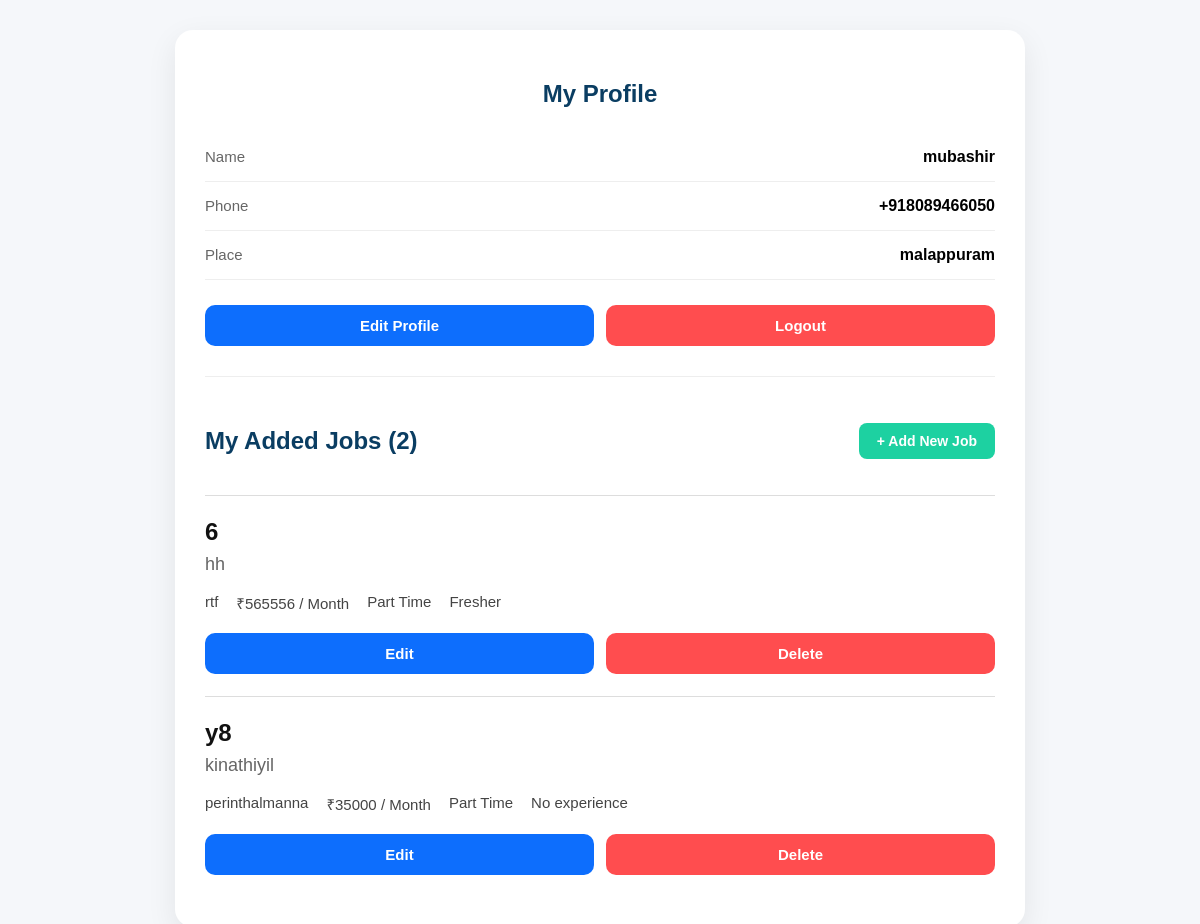
Screenshot of /profile/ (signed in) with the database file from the repository.
### myapp/models.py (models this page shows, shortened)
class Profile(models.Model):
    user = models.OneToOneField(
        User,
        on_delete=models.CASCADE,
        related_name="profile",
    )
    phone = models.CharField(
        max_length=15,
        unique=True,
        validators=[phone_validator],
    )
    full_name = models.CharField(
        max_length=150,
        blank=True,
    )
    district = models.CharField(
        max_length=100,
        blank=True,
    )
    profile_completed = models.BooleanField(
        default=False,
    )
    created_at = models.DateTimeField(
        auto_now_add=True,
    )
    updated_at = models.DateTimeField(
        auto_now=True,
    )
    class Meta:
        ordering = ["-created_at"]

class Job(models.Model):
    owner = models.ForeignKey(
        User,
        on_delete=models.CASCADE,
        related_name="jobs",
        null=True,
        blank=True,
    )
    shop_name = models.CharField(
        max_length=150,
    )
    title = models.CharField(
        max_length=150,
    )
    category = models.ForeignKey(
        Category,
        on_delete=models.PROTECT,
        related_name="jobs",
        null=True,
        blank=True,
    )
    experience = models.CharField(
        max_length=100,
        default="Fresher",
    )
    work_time = models.CharField(
        max_length=100,
    )
    gender = models.CharField(max_length=20, default="Any")
    education = models.CharField(max_length=50, default="Any")
    age_limit = models.CharField(
        max_length=50,
        blank=True,
    )
    location = models.CharField(
        max_length=100,
    )
    salary = models.CharField(
        max_length=100,
    )
    phone = models.CharField(
        max_length=15,
        validators=[phone_validator],
    )
    description = models.TextField(
        blank=True,
    )
    is_verified = models.BooleanField(
        default=True,
    )
    owner_name = models.CharField(
        max_length=150,
        blank=True
    )
    created_at = models.DateTimeField(
        auto_now_add=True,
    )
    class Meta:
        ordering = ["-created_at"]

### myapp/views.py (the view)
# urls.py: path("profile/", views.profile, name="profile"),
@login_required(login_url="login")
def profile(request):
    jobs = (
        Job.objects
        .filter(owner=request.user)
        .select_related("category")
        .order_by("-id")
    )
    return render(
        request,
        "profile.html",
        {
            "jobs": jobs,
        },
    )

### templates/profile.html (shortened to what this page needs)
{% load static %}
<!DOCTYPE html>
<html lang="en">
<head>
<link rel="stylesheet" href="{% static 'css/profile.css' %}">
</head>
<body>
<div class="profile-box">
<div class="profile-header">
    <h2>
        {% if edit %}
            Edit Profile
        {% else %}
            My Profile
        {% endif %}
    </h2>
</div>
{% if edit %}
<form method="POST">
    {% csrf_token %}
    <div class="profile-info">
        <div class="info-row">
            <span>Name</span>
            <input type="text"
                   name="full_name"
                   value="{{ request.user.profile.full_name|default:request.user.first_name }}"
                   required>
        </div>
        <div class="info-row">
            <span>Phone</span>
            <input type="text"
                   name="phone"
                   value="{{ request.user.profile.phone }}"
                   required>
        </div>
        <div class="info-row">
            <span>Place</span>
            <input type="text"
                   name="district"
                   value="{{ request.user.profile.district }}">
        </div>
    </div>
    <div class="profile-actions">
        <button type="submit" class="edit-btn">
            Update Profile
        </button>
        <a href="{% url 'profile' %}">
            <button type="button" class="logout-btn">
                Cancel
            </button>
        </a>
    </div>
</form>
{% else %}
<div class="profile-info">
    <div class="info-row">
        <span>Name</span>
        <strong>{{ request.user.profile.full_name|default:request.user.first_name }}</strong>
    </div>
    <div class="info-row">
        <span>Phone</span>
        <strong>{{ request.user.profile.phone }}</strong>
    </div>
    <div class="info-row">
        <span>Place</span>
        <strong>{{ request.user.profile.district|default:"Not Added" }}</strong>
    </div>
</div>
<div class="profile-actions">
    <a href="{% url 'edit_profile' %}">
        <button class="edit-btn">
            Edit Profile
        </button>
    </a>
    <a href="{% url 'logout_user' %}">
        <button class="logout-btn">
            Logout
        </button>
    </a>
</div>
{% endif %}
<hr>
<div class="job-header">
    <h2>My Added Jobs ({{ jobs|length }})</h2>
    <a href="{% url 'add_job' %}" class="add-job-btn">
        + Add New Job
    </a>
</div>
{% for job in jobs %}
<div class="job-card">
    <h3>{{ job.title }}</h3>
    <h4>{{ job.shop_name }}</h4>
    <div class="job-meta">
        <span> {{ job.location }}</span>
        <span> ₹{{ job.salary }} / Month</span>
        <span> {{ job.work_time }}</span>
        <span> {{ job.experience }}</span>
    </div>
    <div class="job-actions">
        <a href="{% url 'edit_job' job.id %}">
            <button class="edit-job">Edit</button>
        </a>
        <a href="{% url 'delete_job' job.id %}"
           onclick="return confirm('Delete this job?')">
            <button class="delete-job">
                Delete
            </button>
        </a>
    </div>
</div>
{% empty %}
<p class="empty">
No jobs added yet.
</p>
{% endfor %}
</body>
</html>

### static/css/profile.css (style rules this page uses)
* { box-sizing:border-box; font-family:Arial,sans-serif; }
body { margin:0; background:#f5f7fa; padding:30px 15px; }
.profile-box { max-width:850px; margin:auto; background:#fff; border-radius:18px; padding:30px; box-shadow:0 10px 30px rgba(0,0,0,.08); }
.profile-box h2 { color:#0a3d62; text-align:center; margin-bottom:20px; }
button { width:100%; padding:12px; border:none; border-radius:10px; background:blue; color:#fff; font-size:15px; font-weight:bold; cursor:pointer; transition:.3s; }
.logout-btn { background:#ff4d4f; }
.job-actions { display:flex; gap:10px; margin-top:18px; }
.job-actions a { flex:1; }
.job-actions button { width:100%; }
hr { margin:30px 0; border:none; border-top:1px solid #eee; }
.profile-info { margin-top:25px; }
.info-row { display:flex; justify-content:space-between; padding:15px 0; border-bottom:1px solid #eee; }
.info-row span { color:#666; font-size:15px; }
.info-row strong { font-size:16px; }
.profile-actions { display:flex; gap:12px; margin:25px 0; }
.profile-actions a { flex:1; }
.edit-btn { background:#0d6efd; }
.job-header { display:flex; justify-content:space-between; align-items:center; margin:30px 0 20px; }
.add-job-btn { text-decoration:none; background:#1dd1a1; color:#fff; padding:10px 18px; border-radius:8px; font-size:14px; font-weight:bold; }
.job-card { border-top:1px solid #ddd; padding:22px 0; }
.job-card h3 { margin:0; font-size:24px; color:#111; }
.job-card h4 { margin:8px 0 18px; font-size:18px; color:#666; font-weight:500; }
.job-meta { display:flex; flex-wrap:wrap; gap:18px; margin-bottom:20px; font-size:15px; color:#444; }
.job-actions { display:flex; gap:12px; }
.edit-job { background:#0d6efd; }
.delete-job { background:#ff4d4f; }

### rows the page displays
Job: title "6", shop_name "hh", location "rtf", salary "565556", work_time "Part Time", experience "Fresher"
Job: title "y8", shop_name "kinathiyil", location "perinthalmanna", salary "35000", work_time "Part Time", experience "No experience"

### other values shown
{{ request.user.profile.full_name|default:request.user.first_name }} "mubashir"
{{ request.user.profile.phone }} "+918089466050"
{{ request.user.profile.district|default:"Not Added" }} "malappuram"
{{ jobs|length }} "2"
